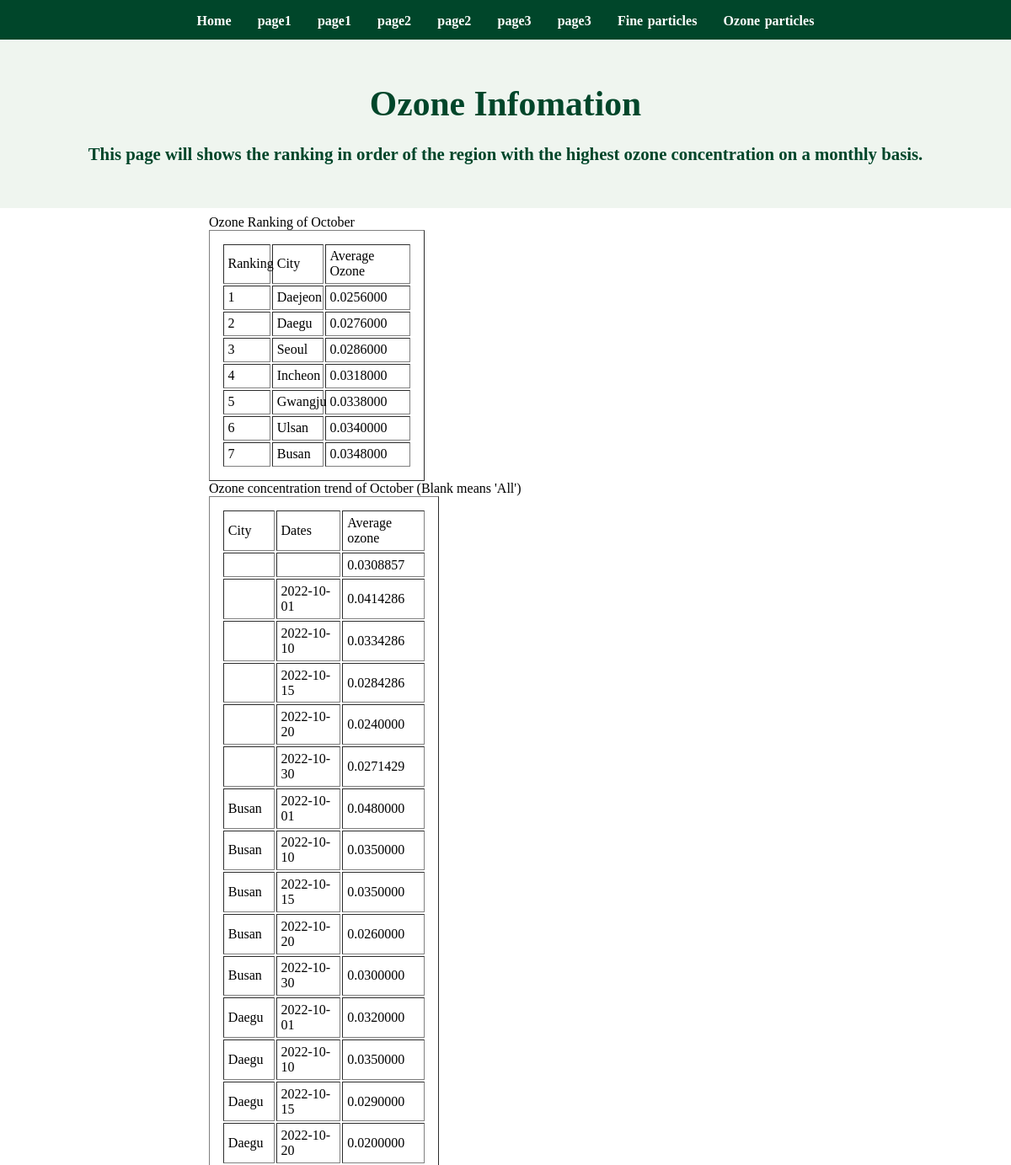
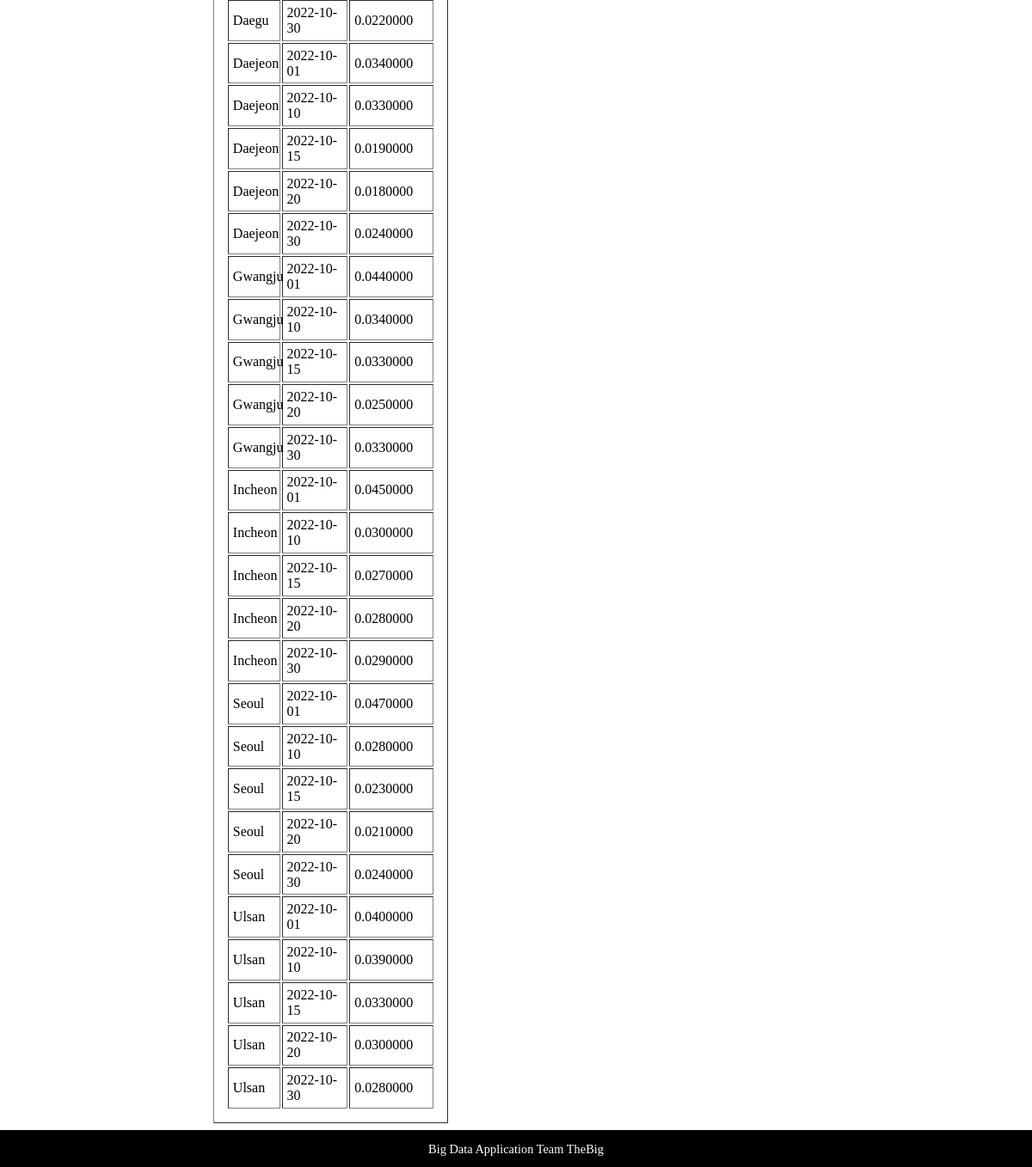
Screenshot of /webpage/hyuna/ozone.php with the database file from the repository (2 pictures, top to bottom).
### tables this page shows
CREATE TABLE REGION (
	REGION_CODE CHAR(4) NOT NULL, 
	ADMINISTRATIVE_AREA VARCHAR(20) NOT NULL,
	CITY VARCHAR(20) NOT NULL,
	PRIMARY KEY(REGION_CODE)
);

### webpage/hyuna/ozone.php (the view, shortened to what this page needs)
<!DOCTYPE html>
<html lang="en">
<head>
    <link rel="stylesheet" href="./home.css" type="text/css">
</head>
<body>
    <div class="grids">
        <div class="grid-header">
            <a href="home.html" class="grid-header">Home</a>
            <a href="00.html" class="grid-header">page1</a>
            <a href="00.html" class="grid-header">page1</a>
            <a href="00.html" class="grid-header">page2</a>
            <a href="00.html" class="grid-header">page2</a>
            <a href="00.html" class="grid-header">page3</a>
            <a href="00.html" class="grid-header">page3</a>
            <a href="fine_particles.php" class="grid-header">Fine particles</a>
            <a href="ozone.php" class="grid-header">Ozone particles</a>
        </div>
        <div class="grid-logo">
            <h1 id="logo">Ozone Infomation</h1>
            <p><br><b>This page will shows the ranking in order of the region with the highest ozone concentration on a
                    monthly basis.</b></p>
        </div>
        <div class="grid-content">
            <?php
            $conn = mysqli_connect("localhost", "team20", "team20", "weather");
            $query1 = "SELECT CITY, AVG_OZONE
            ,RANK() OVER(ORDER BY AVG_OZONE) AS RANKING
            FROM AVG_OZONE";
            $result1 = mysqli_query($conn, $query1);
            $query2 = "SELECT DATES, CITY, AVG_OZONE
            FROM AVG_OZONE_BY_DATES
            ORDER BY CITY";
            $result2 = mysqli_query($conn, $query2);
            ?>
            <FORM>
                <p>Ozone Ranking of October</p>
                <TABLE Border=1>
                    <tr>
                        <td>Ranking</td>
                        <td>City</td>
                        <td>Average Ozone</td>
                    </tr>
                    <?php while ($row = mysqli_fetch_array($result1)) { ?>
                    <tr>
                        <td>
                            <?= $row['RANKING'] ?>
                        </td>
                        <td>
                            <?= $row['CITY'] ?>
                        </td>
                        <td>
                            <?= $row['AVG_OZONE'] ?>
                        </td>
                    </tr>
                    <?php } ?>
                </TABLE>
                <p>Ozone concentration trend of October (Blank means 'All')</p>
                <TABLE Border=1>
                    <tr>
                        <td>City</td>
                        <td>Dates</td>
                        <td>Average ozone</td>
                    </tr>
                    <?php while ($row = mysqli_fetch_array($result2)) { ?>
                    <tr>
                        <td>
                            <?= $row['CITY'] ?>
                        </td>
                        <td>
                            <?= $row['DATES'] ?>
                        </td>
                        <td>
                            <?= $row['AVG_OZONE'] ?>
                        </td>
                    </tr>
                    <?php } ?>
                </TABLE>
            </FORM>
        </div>
        <div class="grid-footer">
            <li>Big Data Application Team TheBig</li>
        </div>
    </div>
</body>
</html>

### webpage/home.css (style rules this page uses)
* { margin: 0; padding: 0; }
.grids { display: grid; grid-template-columns: 20% 1fr 1fr 1fr 20%; }
div { background-color: rgba( 255, 255, 255, 0.5 ); }
.grid-header { background-color:rgb(0, 70, 42); text-decoration: none; color:white; grid-column: 1 / span 5; display: inline; text-align: center; padding: 0.8em; padding-top: 1em; word-spacing: 0.1em; font-weight: bold; }
.grid-logo { color: rgb(0, 70, 42); text-align: center; grid-column: 1 / span 5; padding: 2.5em; font-size: 1.3em; background-color:rgb(239, 245, 239); }
.grid-content { list-style-type: none; grid-column: 2/ span 3; padding: 0.5em; }
a { text-decoration: none; }
.grid-footer { list-style-type: none; background-color:rgb(0, 0, 0); color:white; text-align: center; grid-column: 1 / span 5; padding: 0.8em; padding-top: 1em; font-size: 0.9em; }

### webpage/hyuna/ozone.php (style rules this page uses)
table, th, td { padding: 2%; }

### rows the page displays
region: RANKING "1", CITY "Daejeon", AVG_OZONE "0.0256000"
region: RANKING "2", CITY "Daegu", AVG_OZONE "0.0276000"
region: RANKING "3", CITY "Seoul", AVG_OZONE "0.0286000"
region: RANKING "4", CITY "Incheon", AVG_OZONE "0.0318000"
region: RANKING "5", CITY "Gwangju", AVG_OZONE "0.0338000"
region: RANKING "6", CITY "Ulsan", AVG_OZONE "0.0340000"
region: RANKING "7", CITY "Busan", AVG_OZONE "0.0348000"

### other values shown
$row['AVG_OZONE'] "0.0308857"
$row['DATES'] "2022-10-01"
$row['AVG_OZONE'] "0.0414286"
$row['DATES'] "2022-10-10"
$row['AVG_OZONE'] "0.0334286"
$row['DATES'] "2022-10-15"
$row['AVG_OZONE'] "0.0284286"
$row['DATES'] "2022-10-20"
$row['AVG_OZONE'] "0.0240000"
$row['DATES'] "2022-10-30"
$row['AVG_OZONE'] "0.0271429"
$row['CITY'] "Busan"
$row['AVG_OZONE'] "0.0480000"
$row['AVG_OZONE'] "0.0350000"
$row['AVG_OZONE'] "0.0260000"
